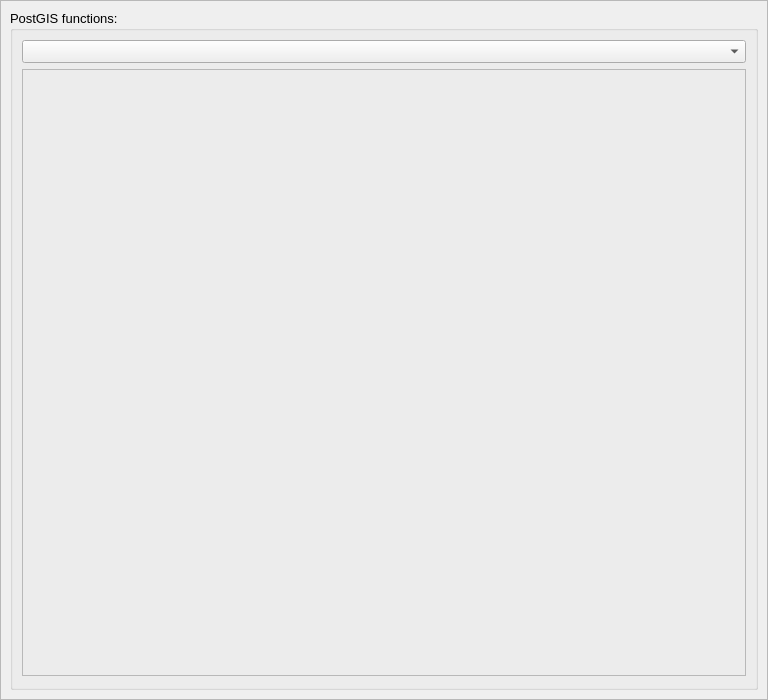
<?xml version="1.0" encoding="UTF-8"?>
<ui version="4.0">
 <class>search_dialog</class>
 <widget class="QDialog" name="search_dialog">
  <property name="windowModality">
   <enum>Qt::WindowModal</enum>
  </property>
  <property name="enabled">
   <bool>true</bool>
  </property>
  <property name="geometry">
   <rect>
    <x>0</x>
    <y>0</y>
    <width>768</width>
    <height>700</height>
   </rect>
  </property>
  <property name="sizePolicy">
   <sizepolicy hsizetype="Expanding" vsizetype="Expanding">
    <horstretch>0</horstretch>
    <verstretch>0</verstretch>
   </sizepolicy>
  </property>
  <property name="minimumSize">
   <size>
    <width>768</width>
    <height>700</height>
   </size>
  </property>
  <property name="font">
   <font>
    <family>Segoe UI</family>
    <pointsize>10</pointsize>
    <weight>50</weight>
    <italic>false</italic>
    <bold>false</bold>
   </font>
  </property>
  <property name="contextMenuPolicy">
   <enum>Qt::NoContextMenu</enum>
  </property>
  <property name="windowTitle">
   <string>PostGIS Toolbox - Spatial functions help</string>
  </property>
  <property name="windowIcon">
   <iconset>
    <normaloff>../../../../../../../../../../../images/icon.png</normaloff>../../../../../../../../../../../images/icon.png</iconset>
  </property>
  <property name="styleSheet">
   <string notr="true"/>
  </property>
  <property name="sizeGripEnabled">
   <bool>false</bool>
  </property>
  <property name="modal">
   <bool>true</bool>
  </property>
  <layout class="QGridLayout" name="gridLayout">
   <property name="leftMargin">
    <number>0</number>
   </property>
   <property name="topMargin">
    <number>0</number>
   </property>
   <property name="rightMargin">
    <number>0</number>
   </property>
   <property name="bottomMargin">
    <number>0</number>
   </property>
   <property name="spacing">
    <number>0</number>
   </property>
   <item row="0" column="0" colspan="2">
    <widget class="QFrame" name="frame_2">
     <property name="frameShape">
      <enum>QFrame::StyledPanel</enum>
     </property>
     <property name="frameShadow">
      <enum>QFrame::Raised</enum>
     </property>
     <layout class="QGridLayout" name="gridLayout_2">
      <item row="0" column="0" rowspan="2">
       <widget class="QGroupBox" name="groupBox_2">
        <property name="sizePolicy">
         <sizepolicy hsizetype="Preferred" vsizetype="Preferred">
          <horstretch>0</horstretch>
          <verstretch>0</verstretch>
         </sizepolicy>
        </property>
        <property name="title">
         <string>PostGIS functions:</string>
        </property>
        <layout class="QVBoxLayout" name="verticalLayout_2">
         <item>
          <widget class="QFrame" name="frame">
           <property name="frameShape">
            <enum>QFrame::NoFrame</enum>
           </property>
           <property name="frameShadow">
            <enum>QFrame::Raised</enum>
           </property>
           <layout class="QGridLayout" name="gridLayout_5">
            <property name="leftMargin">
             <number>0</number>
            </property>
            <property name="topMargin">
             <number>0</number>
            </property>
            <property name="rightMargin">
             <number>0</number>
            </property>
            <property name="bottomMargin">
             <number>2</number>
            </property>
            <item row="1" column="0" colspan="2">
             <widget class="QFrame" name="frame_web">
              <property name="font">
               <font>
                <family>Segoe UI</family>
                <pointsize>10</pointsize>
                <weight>50</weight>
                <italic>false</italic>
                <bold>false</bold>
               </font>
              </property>
              <property name="frameShape">
               <enum>QFrame::StyledPanel</enum>
              </property>
              <property name="frameShadow">
               <enum>QFrame::Raised</enum>
              </property>
              <layout class="QGridLayout" name="gridLayout_3">
               <property name="leftMargin">
                <number>0</number>
               </property>
               <property name="topMargin">
                <number>0</number>
               </property>
               <property name="rightMargin">
                <number>0</number>
               </property>
               <property name="bottomMargin">
                <number>0</number>
               </property>
              </layout>
             </widget>
            </item>
            <item row="0" column="0" colspan="2">
             <widget class="QComboBox" name="function_cbbx"/>
            </item>
           </layout>
          </widget>
         </item>
        </layout>
       </widget>
      </item>
     </layout>
    </widget>
   </item>
  </layout>
 </widget>
 <resources/>
 <connections/>
</ui>
